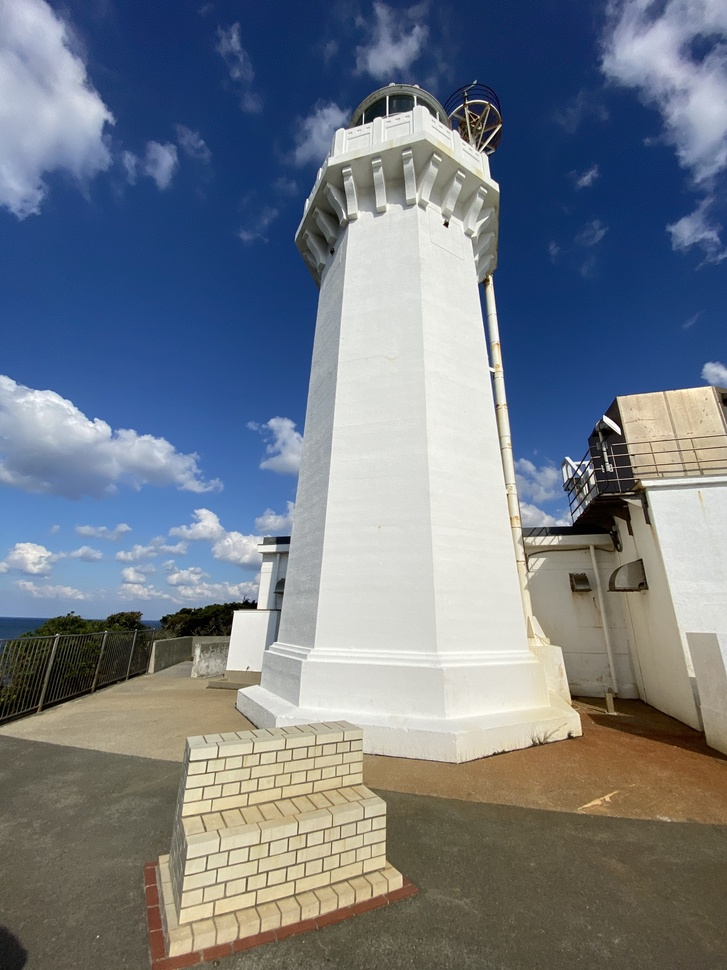
#> input picture img/tower.jpg, 727 x 970 px, shrunk from 3024 x 4032 before the run
$ jupyter execute filter2D.ipynb
#> lines starting #> are read from the running program, lines starting #| are printed output that depends on the picture
# cv2.filter2D(src、ddepth、kernel)
### 概要
自家製カーネルが使えるのはこの関数だけ!!

任意のカーネルを用いて画像に対してフィルタリングをする関数です!

### 要点

・第三引数にnumpy配列で作成したカーネルを代入することで、任意のカーネルを使ったフィルタリングができる

・人によっては、フィルタリングはこの関数のみで行う人も多い(cv2.Laplacianなどは使わないでこの関数のみでフィルタリングを行う)

・今回の例で作るカーネルは**ソーベルフィルタ**。ソーベルフィルタは平滑化(ノイズを除去)した後にエッジを抽出することができる１次微分フィルタ。カーネルの中心の上下の重みを少し大きくしていることに、同様の1次微分フィルタであるプレフィットフィルタよりもエッジを検出しやすい

### 引数(公式リファレンスから引用)
**src**	        入力画像

**ddepth**     	出力画像のビット深度
[出力深度一覧](https://docs.opencv.org/master/d4/d86/group__imgproc__filter.html#filter_depths)


**kernel**	   フィルタとして利用するカーネル。numpy配列で作成する必要がある

### 参考URL
[公式ドキュメント](https://docs.opencv.org/master/d4/d86/group__imgproc__filter.html#gaabe8c836e97159a9193fb0b11ac52cf1)

[cell 1]
import cv2
import matplotlib.pyplot as plt
from ipywidgets import interact
import numpy as np

[cell 2]
img  = cv2.imread("../img/tower.jpg")
#> img is the input picture: shape (970, 727, 3); mean B, G, R 134.8, 123.8, 115.4
plt.rcParams['figure.figsize'] = (15 ,15)  #pltのサイズを変更
plt.subplots_adjust(wspace=0.4, hspace=0.6)


def main():
    kernel = np.array([[1, 0, -1], #ソーベルフィルタ横
                     [2, 0, -2],
                     [1, 0, -1]])

    output_img = dx = cv2.filter2D(img, -1, kernel)
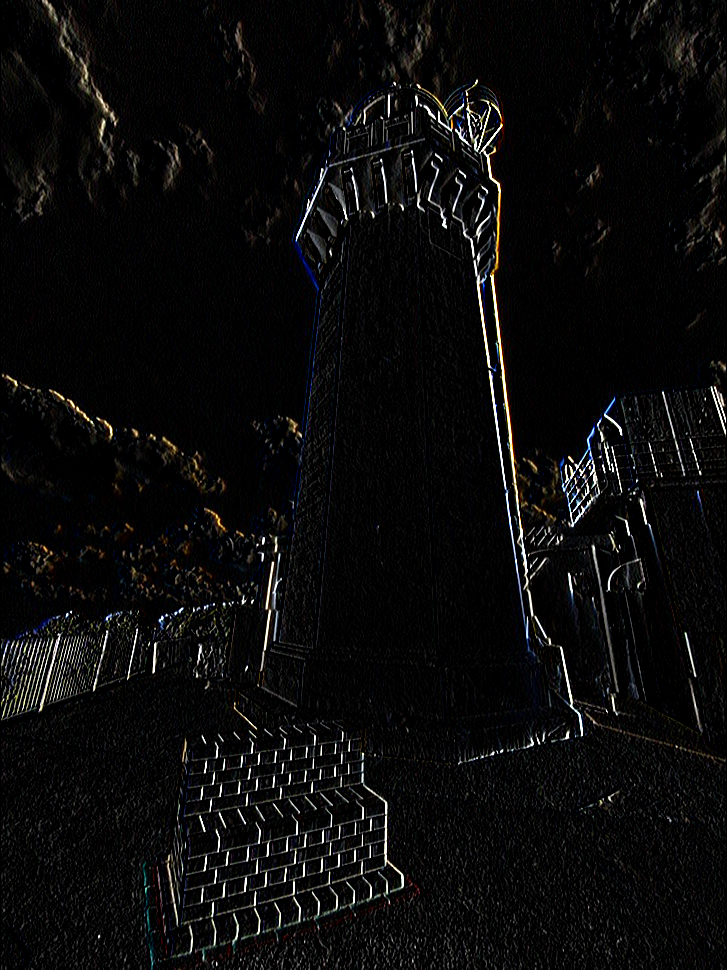
#> output_img: shape (970, 727, 3); mean B, G, R 10.6, 10.7, 10.9

    #元画像
    plt.subplot(1,2,1)
    plt.title("origin")
    plt.imshow(cv2.cvtColor(img, cv2.COLOR_BGR2RGB))
    #ソーベルフィルタを当てた画像
    plt.subplot(1,2,2)
    plt.title("sobelFileter")
    plt.imshow(cv2.cvtColor(output_img, cv2.COLOR_BGR2RGB))


    plt.show()
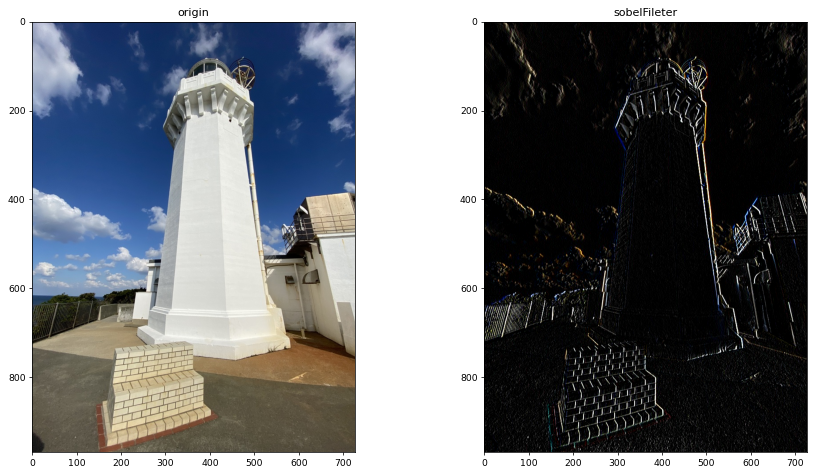
#> figure drawn by matplotlib, 2 panels
main()

$ run again, with img/girl.jpg copied over img/tower.jpg
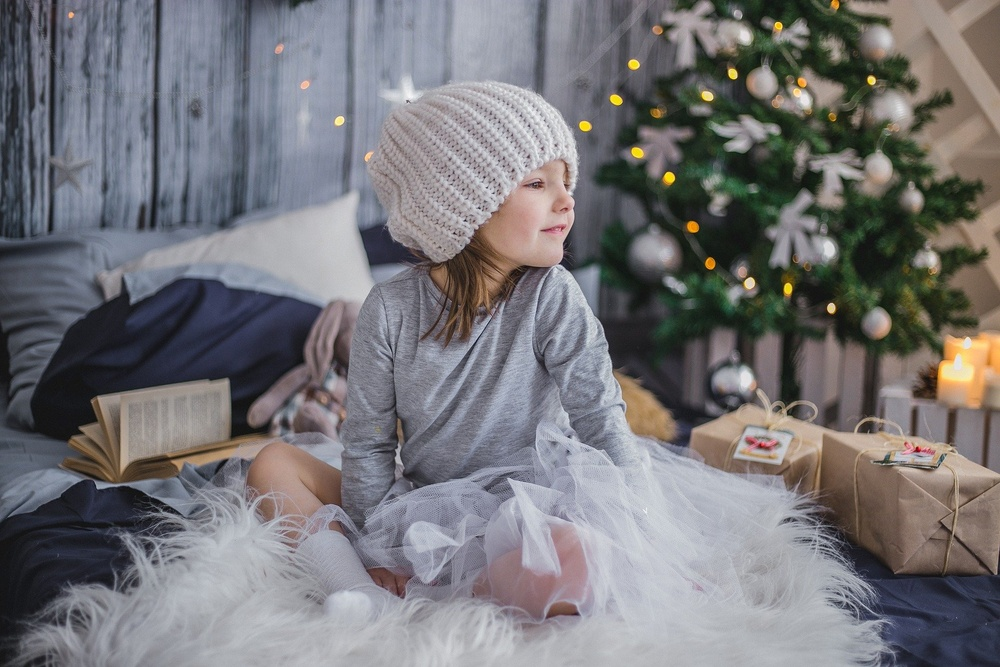
#> input picture img/girl.jpg, 1000 x 667 px, shrunk from 1920 x 1280 before the run
#> img is the input picture: shape (667, 1000, 3); mean B, G, R 119.5, 116.4, 117.6
#> in main, `output_img = dx = cv2.filter2D(img, -1, kernel)`:
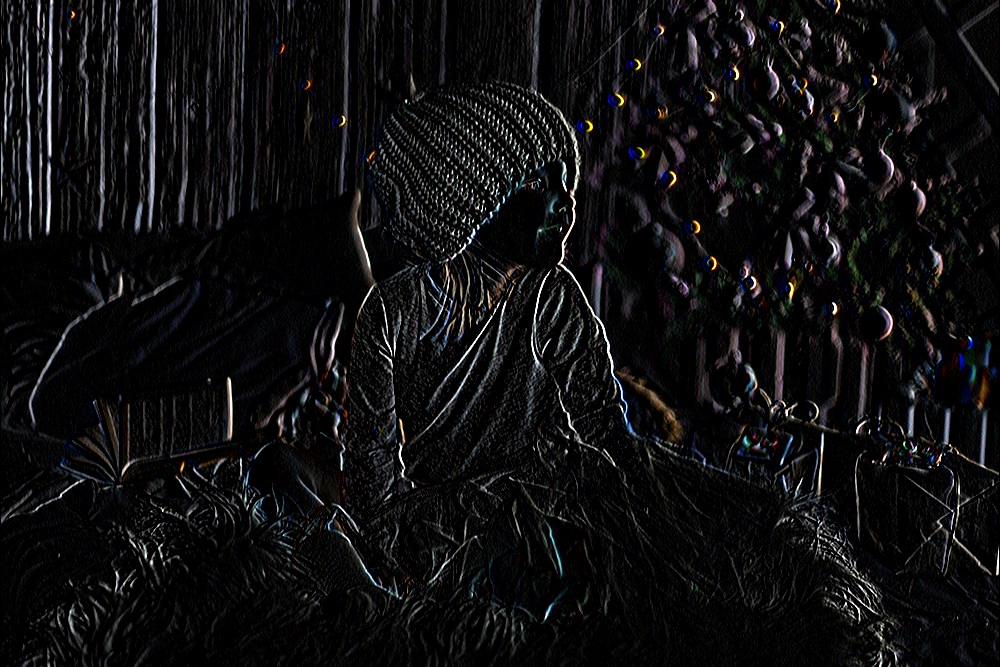
#> output_img: shape (667, 1000, 3); mean B, G, R 15.7, 14.9, 15.2
#> in main, `plt.show()`:
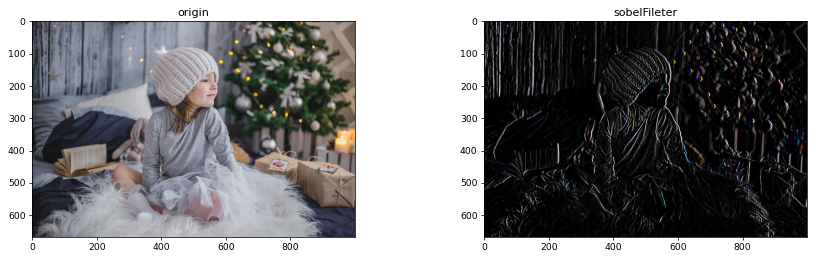
#> figure drawn by matplotlib, 2 panels
